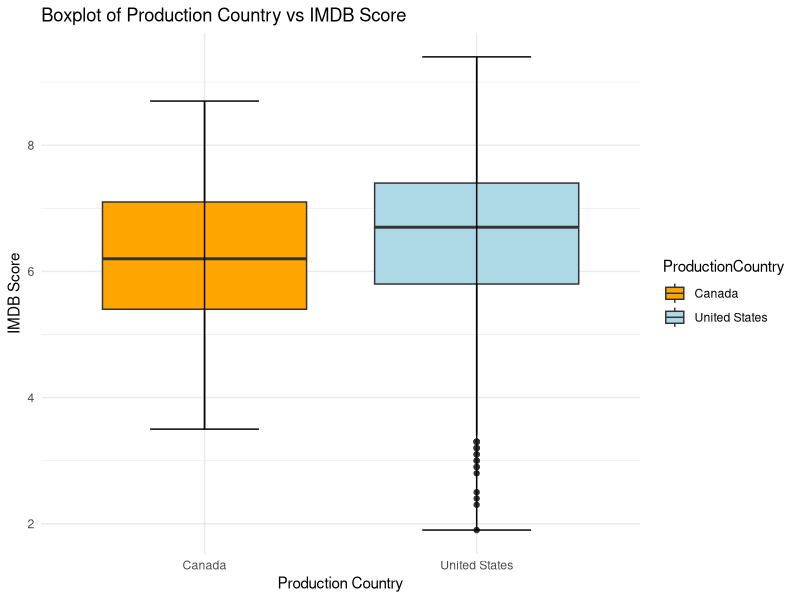

Write the R code that produced this figure.
# Question 1.1

if (!require(tidyverse)) {
    install.packages("tidyverse")
}

library(tidyverse)

df1 <- read.csv("show.csv", header = FALSE, sep = ",")
names(df1) <- str_replace_all(df1[1, ], " ", "")
df1 <- df1[-1, ] %>%
    mutate(DateAdded = as.Date(DateAdded, format = "%d/%m/%Y"))


df2 <- read.csv("MaturityType.csv", header = FALSE, sep = ",")
names(df2) <- str_replace_all(df2[1, ], " ", "")
df2 <- df2[-1, ]

str(df1)
summary(df1)
print(dplyr::as_tibble(df1))

# Check the unique dates to confirm the Date format
print(head(df1$DateAdded, 20))

str(df2)
summary(df2)
print(dplyr::as_tibble(df2))


# Question 1.2

# display number of duplicated rows
cat("Number of duplicated rows:", sum(duplicated(df1$ShowId)), "\n")

# display duplicated rows
duplicated_rows <- df1[duplicated(df1) | duplicated(df1, fromLast = TRUE), ]
print(dplyr::as_tibble(duplicated_rows))

# display number of rows before and after removing duplicates
cat("Number of rows before removing duplicates:", nrow(df1), "\n")

# remove duplicated rows and assign back to df
df1_unique <- unique(df1)

# display number of rows before and after removing duplicates
cat("Number of rows after removing duplicates:", nrow(df1_unique), "\n")

# Replace text in a specific column
df1_unique$ImdbScore <- gsub("/10", "", df1_unique$ImdbScore)

# Convert to numeric values
df1_unique$ImdbScore <- as.numeric(df1_unique$ImdbScore)

str(df1_unique) # display new analysis

# Question 1.3
# For a non-empty result, we perform exploratory analysis on Dataframe
# First, we filter "TV Show for Mature Audiences"
# Then Rating (Maturity Type) is "TV-MA"
# Then, Group by counting ProductionCountry and ReleaseDate
# Then arrange count in descending order

df1_grouped <- subset(
    df1_unique,
    Rating == "TV-MA"
) %>%
    group_by(ProductionCountry, ReleaseDate) %>%
    summarize(count = n()) %>%
    arrange(desc(count))

print(dplyr::as_tibble(df1_grouped))

# Finding the TV Shows from United States in 2019
df1_filtered <- subset(
    df1_unique,
    Rating == "TV-MA" &
        ProductionCountry == "United States" &
        ReleaseDate == "2019"
)
print(dplyr::as_tibble(df1_filtered))

# Question 1.4
# Pattern matching based on conditions
# Then, sorting based on conditions
# df_14 means dataframe for 1.4

df_14 <- df1_unique %>%
    filter(grepl("teen", Description) & grepl("high school", Description)) %>%
    select(Title, ReleaseDate, ImdbScore) %>%
    arrange(ReleaseDate, desc(ImdbScore))

# Print the first 5 rows
print(dplyr::as_tibble(head(df_14, 5)))


# Question 1.5
# Filter for TV-G -"TV Show Suitable for General Audiences"
# Group by counting number of shows and average IMDB Score

df1_15 <- subset(
    df1_unique,
    Rating == "TV-G"
) %>%
    group_by(ProductionCountry) %>%
    summarize(count = n(), avgImdb = mean(ImdbScore)) %>%
    arrange(desc(count))

print(dplyr::as_tibble(head(df1_15, 3)))

# Question 1.6
# Drawing a Boxplot for ImdbScore
# ReleasedDate > 2010 and
# Production Country - "United States" and "Canada"

df_16 <- subset(
    df1_unique,
    ReleaseDate > "2010" &
        (ProductionCountry == "United States" | ProductionCountry == "Canada")
) %>%
    select(ProductionCountry, ReleaseDate, ImdbScore)

# print(dplyr::as_tibble(df_16))

# Create the boxplot using ggplot2
ggplot(df_16, aes(
    x = ProductionCountry,
    y = ImdbScore, fill = ProductionCountry
)) +
    geom_boxplot() +
    scale_fill_manual(values = c("orange", "lightblue")) +
    stat_summary(fun.data = function(x) {
        r <- quantile(x, probs = c(0, 0.25, 0.5, 0.75, 1))
        names(r) <- c("ymin", "lower", "middle", "upper", "ymax")
        r
    }, geom = "errorbar", width = 0.4) +
    theme_minimal() +
    ggtitle("Boxplot of Production Country vs IMDB Score") +
    xlab("Production Country") +
    ylab("IMDB Score")


# Question 1.7
